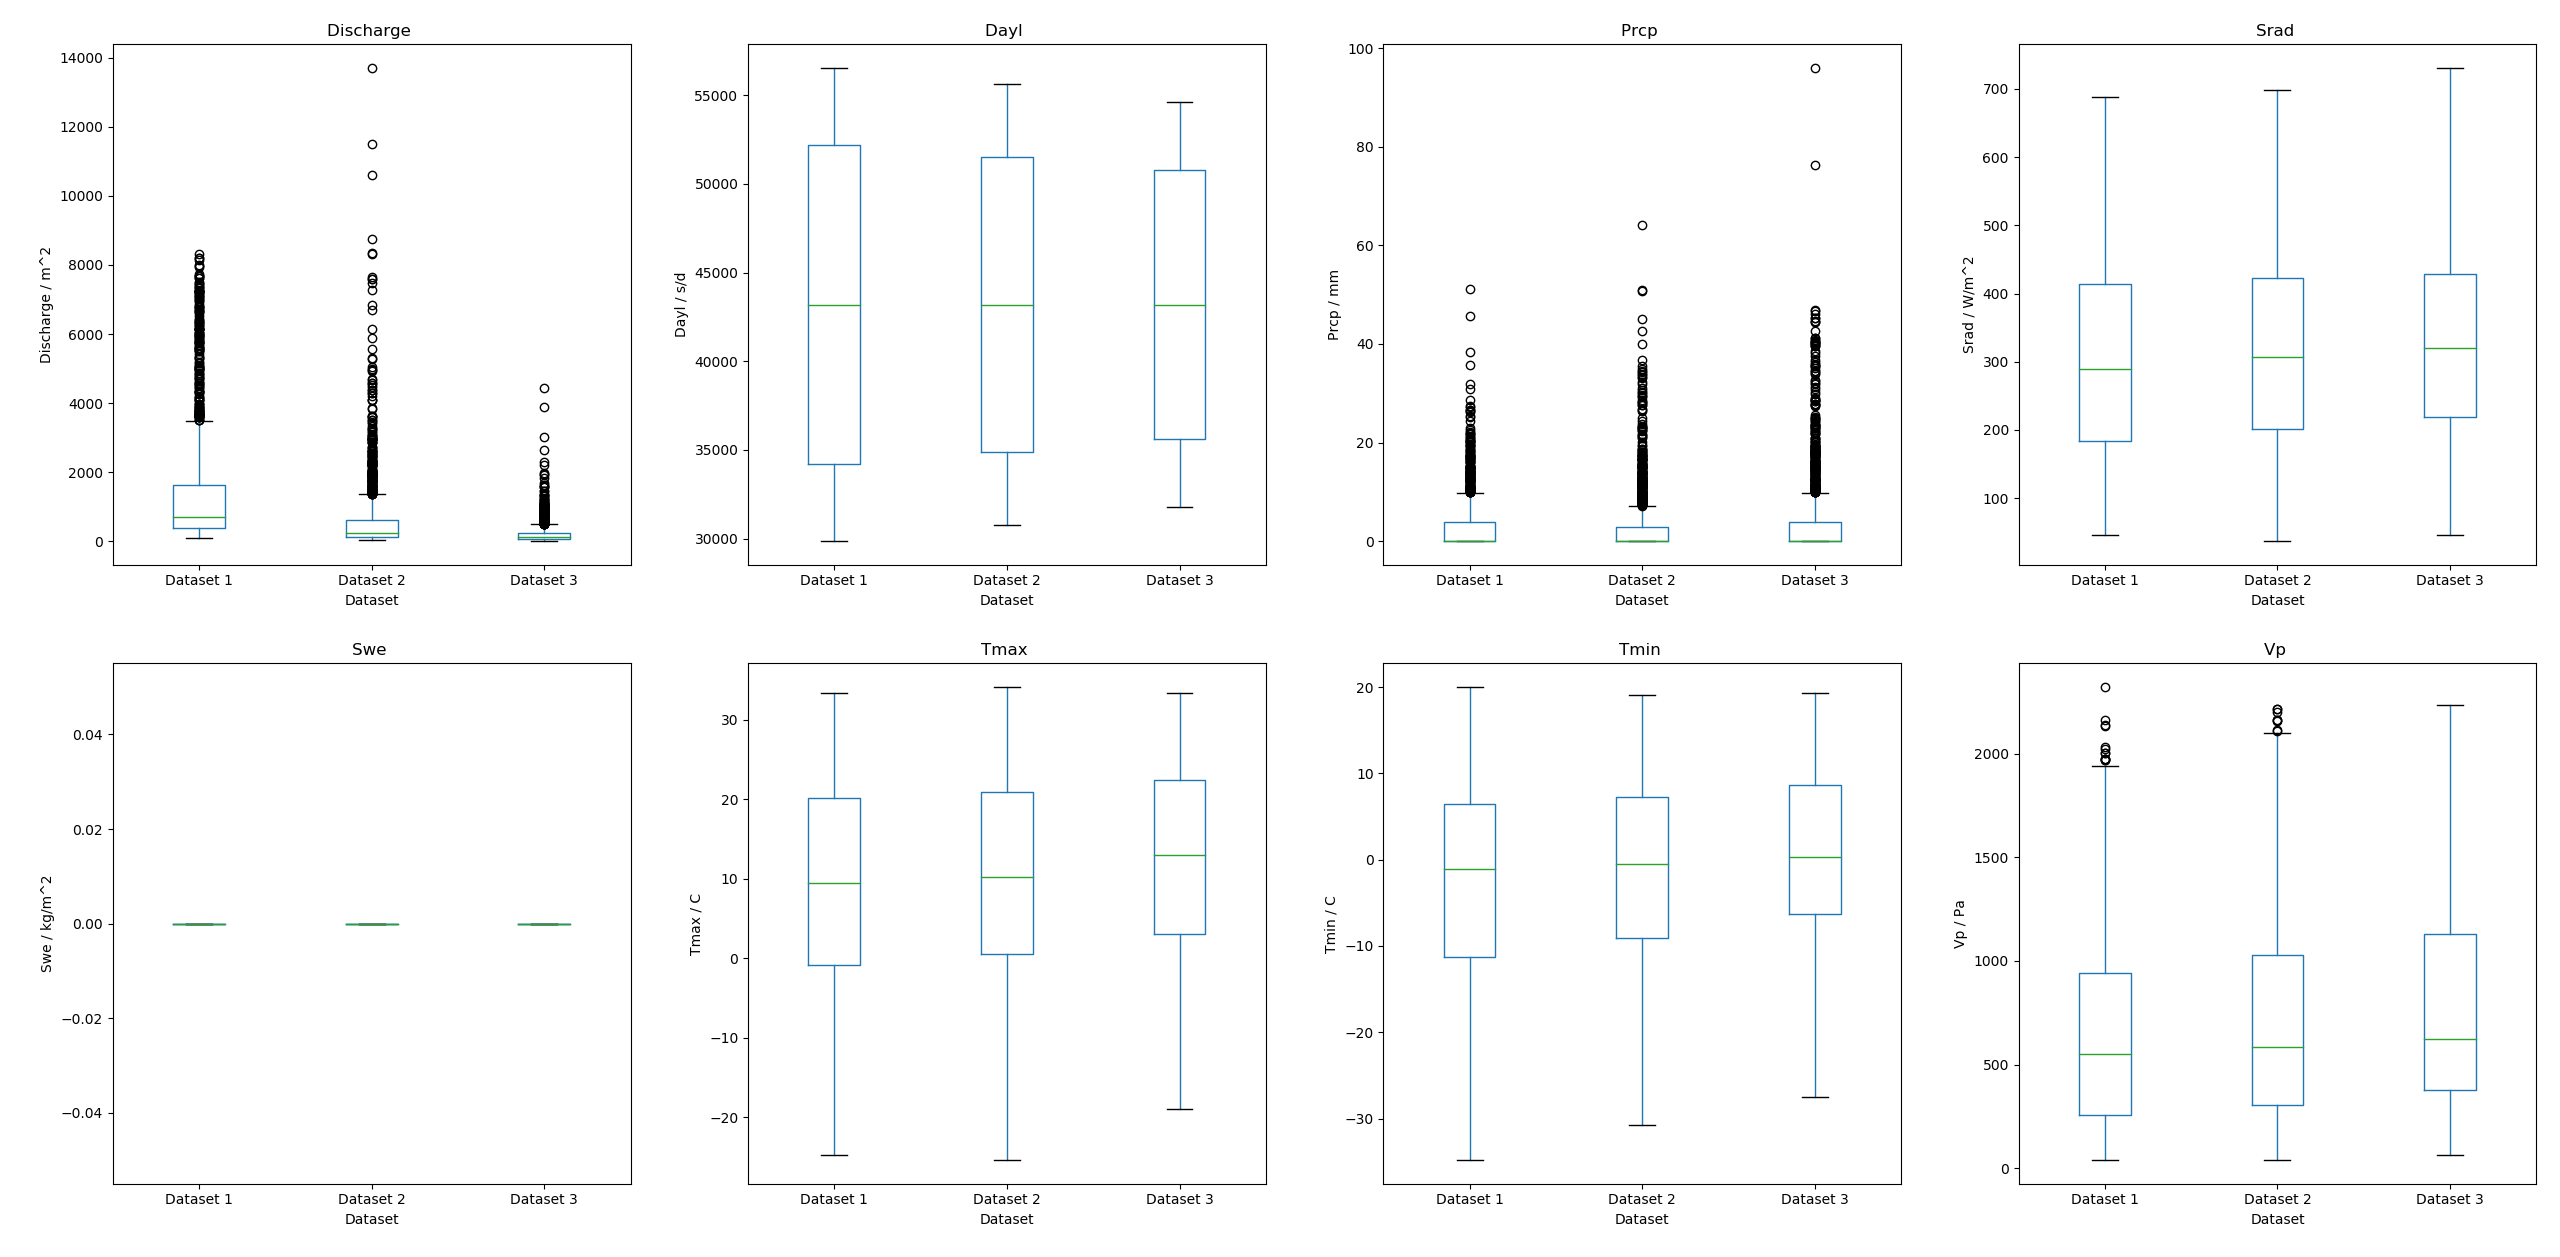

Write the Python code that produced this figure.
import pandas as pd
import matplotlib.pyplot as plt

# 假设有三个CSV文件，分别是 dataset1.csv, dataset2.csv, dataset3.csv
files = ['01013500.csv', '01047000.csv', '01169000.csv']

# 定义空的列表，用于存储每个文件的相同列
dataframes = []
data_units = []

# 定义需要绘制箱线图的列
columns_to_plot = ['Discharge', 'Dayl', 'Prcp', 'Srad', 'Swe', 'Tmax', 'Tmin', 'Vp']
unit = ['m^2', 's/d', 'mm', 'W/m^2', 'kg/m^2', 'C', 'C', 'Pa']

# 遍历每个CSV文件并读取相关列
for i, file in enumerate(files):
    df = pd.read_csv(file)
    df['Source'] = f'Dataset {i+1}'  # 为每个数据集添加来源列，标注数据集名称
    dataframes.append(df[['Discharge', 'Dayl', 'Prcp', 'Srad', 'Swe', 'Tmax', 'Tmin', 'Vp', 'Source']])  # 只保留所需列和 Source 列

# 将所有数据集的数据合并到一个DataFrame
combined_df = pd.concat(dataframes, ignore_index=True)

# 创建图像和子图, 这里使用 2 行 4 列的布局
fig, axes = plt.subplots(2, 4, figsize=(20, 10))  # 2 行 4 列，图像大小为 20x10

# 将 axes 从二维数组转换为一维数组，方便遍历
axes = axes.flatten()

# 遍历每个要绘制的列，并在不同的子图中绘制箱线图
for i, column in enumerate(columns_to_plot):
    combined_df.boxplot(column=column, by='Source', ax=axes[i], grid=False)  # 在不同的子图上绘制
    axes[i].set_title(f'{column} ')  # 设置子图标题
    axes[i].set_xlabel('Dataset')  # 设置X轴标签
    axes[i].set_ylabel(f'{column} / {unit[i]}')  # 设置Y轴标签

# 设置总体标题，并去除自动生成的子标题
plt.suptitle('')
plt.tight_layout()  # 自动调整子图布局
plt.show()
